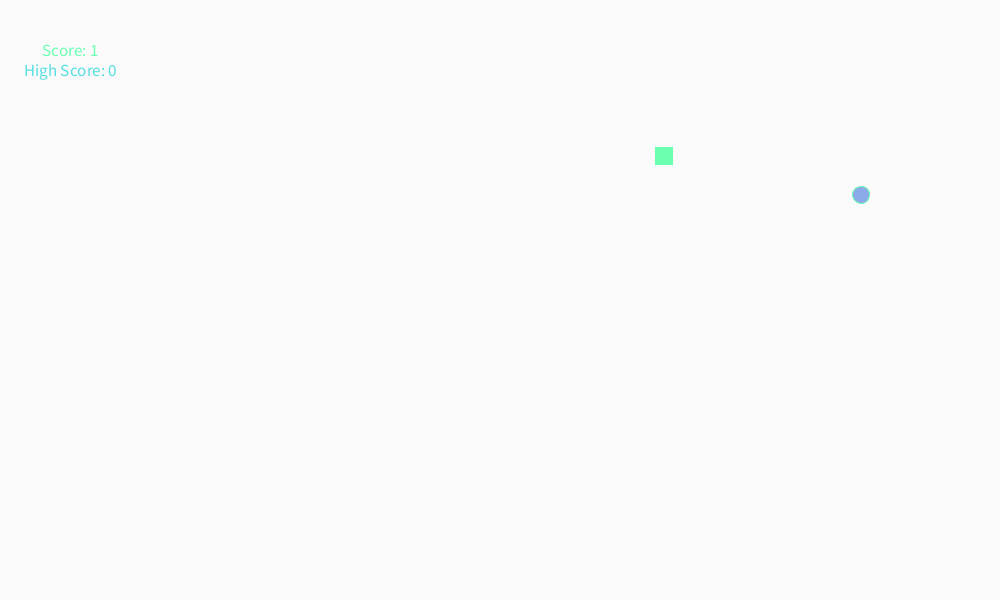
Frame 1 (no input)
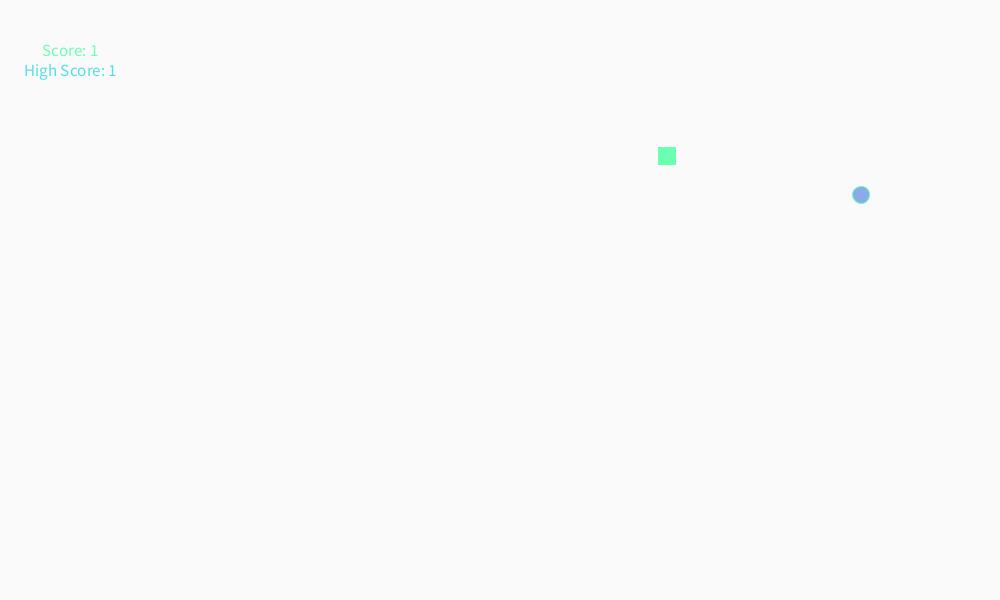
Frame 60 (the mouse pressed at the canvas centre just before this capture)
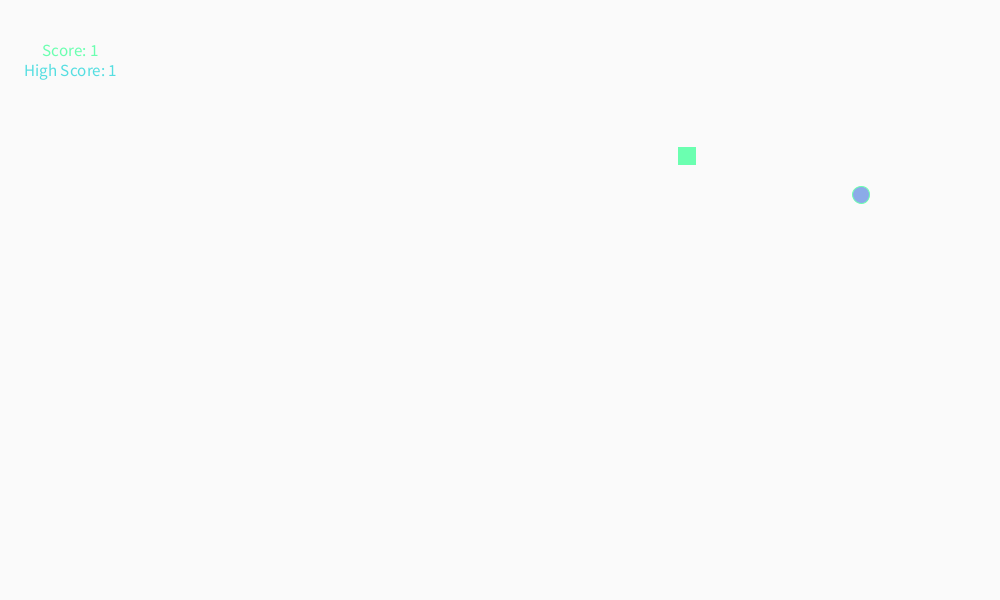
Frame 120 (the mouse held since frame 60 and released just before this capture)

The Processing sketch that drew these frames (run headless with seeded random() and noise(); from frame 60 on, the mouse is pressed at the canvas centre):

// Processing sketch: snakeGame
// ── snakeGame.pde
/*
Author: Kathy Ching 
Summary: I made a continual snake game with no boundaries 

*/
snake test;
food food1;
int highScore;

void setup(){
  size(1000, 600);
  frameRate(14);
  test = new snake();
  food1 = new food();
  rectMode(CENTER);
  textAlign(CENTER, CENTER);
  
  highScore = 0;
}



void draw(){
  background(250, 250, 250);
  drawScoreboard();
  
  test.move();
  test.display();
  food1.display();
  
  
  if( dist(food1.xpos, food1.ypos, test.xpos.get(0), test.ypos.get(0)) < test.sidelen ){
    food1.reset();
    test.addLink();
  }
  
  if(test.len > highScore){
    highScore= test.len;
  }
}


void keyPressed(){
  if(key == CODED){
    if(keyCode == LEFT){
      test.dir = "left";
    }
    if(keyCode == RIGHT){
      test.dir = "right";
    }
    if(keyCode == UP){
      test.dir = "up";
    }
    if(keyCode == DOWN){
      test.dir = "down";
    }
  }
}


void drawScoreboard(){  
  
  // draw scoreboard
  fill (107,255,176);
  textSize(17);
  text( "Score: " + test.len, 70, 50);
  
  fill(85, 222, 225);
  textSize(17);
  text( "High Score: " + highScore, 70, 70);
}

// ── food.pde
class food{
  
  // define varibles
  float xpos, ypos;
  
  
  
  //constructor
  food(){
    xpos = random(100, width - 100);
    ypos = random(100, height - 100);
  }
  
  
  // functions
 void display(){
   
   fill(139,171,232);
   ellipse(xpos, ypos,17,17);
   stroke(139,171,232);
 }
 
 
 void reset(){
    xpos = random(100, width - 100);
    ypos = random(100, height - 100);
 }   
}

// ── snake.pde
class snake{
  
  //define varibles
  int len;
  float sidelen;
  String dir; 
  ArrayList <Float> xpos, ypos;
  
  // constructor
  snake(){
    len = 1;
    sidelen = 17;
    dir = "right";
    xpos = new ArrayList();
    ypos = new ArrayList();
    xpos.add( random(width) );
    ypos.add( random(height) );
  }
  
  // functions
  
  
  void move(){
   for(int i = len - 1; i > 0; i = i -1 ){
    xpos.set(i, xpos.get(i - 1));
    ypos.set(i, ypos.get(i - 1));  
   } 
   if(dir == "left"){
     xpos.set(0, xpos.get(0) - sidelen);
   }
   if(dir == "right"){
     xpos.set(0, xpos.get(0) + sidelen);
   }
   
   if(dir == "up"){
     ypos.set(0, ypos.get(0) - sidelen);
  
   }
   
   if(dir == "down"){
     ypos.set(0, ypos.get(0) + sidelen);
   }
   xpos.set(0, (xpos.get(0) + width) % width);
   ypos.set(0, (ypos.get(0) + height) % height);
   
    // check if hit itself and if so cut off the tail
    if( checkHit() == true){
      len = 1;
      float xtemp = xpos.get(0);
      float ytemp = ypos.get(0);
      xpos.clear();
      ypos.clear();
      xpos.add(xtemp);
      ypos.add(ytemp);
    }
  }
  
  
  void display(){
    for(int i = 0; i <len; i++){
      stroke(107,255,176);
      fill(107,255,176, map(i-1, 0, len-1, 250, 50));
      rect(xpos.get(i), ypos.get(i), sidelen, sidelen);
    }  
  }
  
  
  void addLink(){
    xpos.add( xpos.get(len-1) + sidelen);
    ypos.add( ypos.get(len-1) + sidelen);
    len++;
  }
  
   boolean checkHit(){
    for(int i = 1; i < len; i++){
     if( dist(xpos.get(0), ypos.get(0), xpos.get(i), ypos.get(i)) < sidelen){
       return true;
     } 
    } 
    return false;
   } 
}
